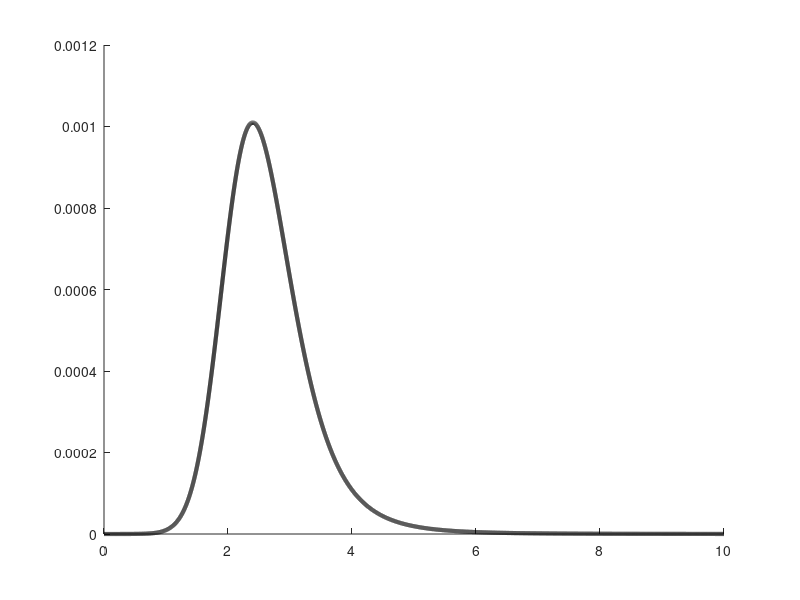

Write the MATLAB code that produced this figure. (Note: this script raises an error after producing the figure.)
%% This code accompanies the manuscript entitled "A theoretical framework
%% for transitioning from patient-level to population-scale epidemiological
%% dynamics: influenza A as a case study" by Hart et al. For further information about the paper or this
%% code, please email william.hart@keble.ox.ac.uk

%% We request that users cite the original publication when referring to
%% this code or any results generated from it.

%% This code reproduces the panels in Figure 2 of our paper.

clear all; close all; clc;


%% Patient-level dynamics

% Load patient-level data (the vector V_mean_vector contains the mean viral
% load, calculated over 10,000 within-host realisations, at the times since
% infection contained in x_vector).

load('patient_level_data.mat','x_vector','V_mean_vector')


% Calculate expected infectiousness, beta_vector, at times since infection
% x_vector, assuming infectiousness is proportional to viral load.

R0 = 1.5; %Basic reproduction number
N = 1000; %Population size
beta_vector = R0*V_mean_vector/N;


% Plot expected infectiousness curve

figure(1); hold on;
plot(x_vector,beta_vector,'k','linewidth',3)


%% Parameters for population-scale dynamics

% Initial conditions.

I0 = 1; %Initial number of infected individuals
S0 = N - I0; %Initial number of susceptibles


% Times at which population-scale dynamics are to be calculated.

tmax = 80; %Maximum time
dt = 0.001; %Time step
t_vector = 0:dt:tmax; %Time grid


%% Population-scale dynamics using compartmental method

% Parameters for compartmental framework.

n = 1000; %Values of the number of compartments, n
T = 7; %Expected infectiousness very small for greater times since infection 


% Use the compartmental method to calculate the population-scale dynamics,
% for the values of the number of compartments, n, specified by n_vector.

[~,dS_dt_vector_compartmental] = compartmental_solution(x_vector,beta_vector,n,T,S0,I0,t_vector);

% Plot results

figure(2); hold on;
plot(t_vector,-dS_dt_vector_compartmental,'color',[0,0.5,1],'linewidth',3)


%% Population-scale dynamics using IDE method

[~,dS_dt_vector_IDE] = IDE_solution(x_vector,beta_vector,S0,I0,tmax,dt);

% Plot results

plot(t_vector,-dS_dt_vector_IDE,'k--','linewidth',3)

%% Format figures

figure(1);
set(gcf,'Position',[360 278 560 560])
ax1 = gca;
ax1.FontSize = 24;
ax1.TitleFontSizeMultiplier = 1;
ax1.LabelFontSizeMultiplier = 1;
ax1.FontWeight = 'bold';
ax1.LineWidth = 1.5;
axis square
xlabel('Time since infection (days)');
ylabel('Expected infectiousness (day^{-1})');
xlim([0,7])
xticks(0:7);
ylim([0,1.02e-3])

figure(2);
set(gcf,'Position',[360 278 560 560])
ax1 = gca;
ax1.FontSize = 24;
ax1.TitleFontSizeMultiplier = 1;
ax1.LabelFontSizeMultiplier = 1;
ax1.FontWeight = 'bold';
ax1.LineWidth = 1.5;
axis square
xlim([0,80])
xticks(0:20:80)
ylim([0,26])
yticks(0:5:25)
xlabel('Time since start of outbreak (days)');
ylabel('Rate of new cases (day^{-1})');

l=legend({'Compartmental method','IDE method'},'Location','northeast');
l.Position=[0.3929    0.8750    0.5125    0.1027];